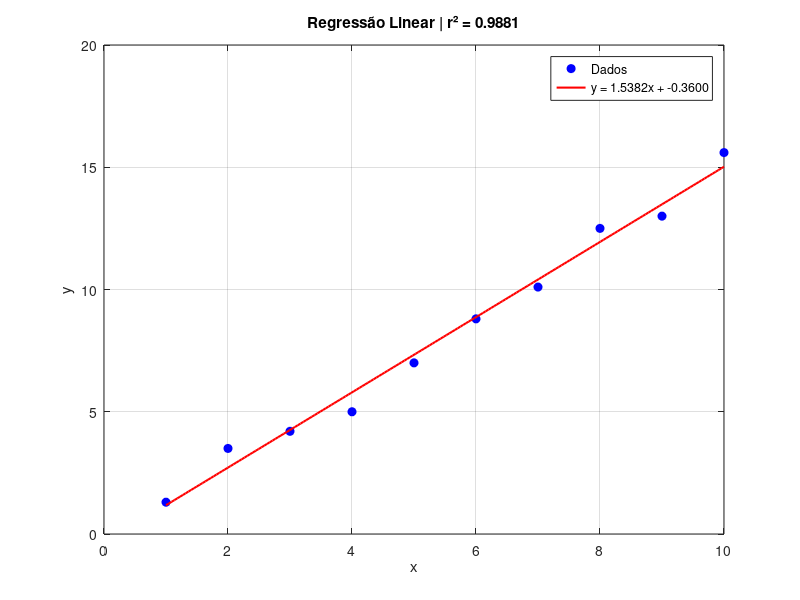

MATLAB code to generate this figure:
x = [1 2 3 4 5 6 7 8 9 10]';
y = [1.3 3.5 4.2 5.0 7.0 8.8 10.1 12.5 13.0 15.6]';

n = length(x);
if length(y) != n
  error("x e y devem ter o mesmo tamanho");
end

sum_x  = sum(x);
sum_y  = sum(y);
sum_xy = sum(x .* y);
sum_x2 = sum(x .^ 2);

a1 = (n*sum_xy - sum_x*sum_y) / (n*sum_x2 - sum_x^2);
a2 = (sum_y - a1*sum_x) / n;

y_med = mean(y);
St = sum((y - y_med).^2);
Sr = sum((y - a2 - a1.*x).^2);

Sy   = sqrt(St / (n-1));
Sy_x = sqrt(Sr / (n-2));
r2   = (St - Sr) / St;

printf("a1 (inclinação)  = %.4f\n", a1);
printf("a2 (interseção)  = %.4f\n", a2);
printf("Sy   = %.4f\n", Sy);
printf("Sy/x = %.4f\n", Sy_x);
printf("r²   = %.4f\n", r2);

x_plot = linspace(min(x), max(x), 200);
y_plot = a1*x_plot + a2;

figure;
plot(x, y, 'bo', 'MarkerFaceColor', 'b');
hold on;
plot(x_plot, y_plot, 'r-', 'LineWidth', 1.5);
xlabel('x'); ylabel('y');
title(sprintf('Regressão Linear | r² = %.4f', r2));
legend('Dados', sprintf('y = %.4fx + %.4f', a1, a2));
grid on;
